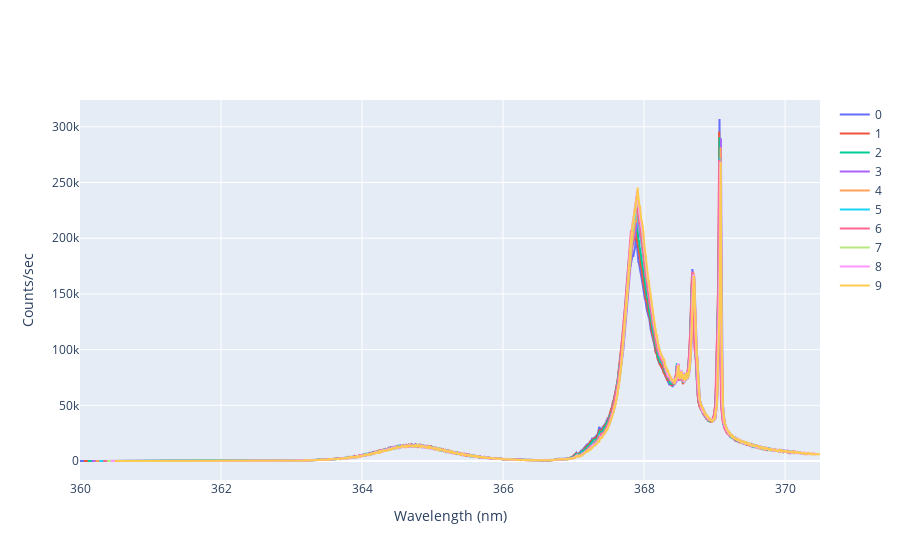

Here is the notebook cell this chart was saved with:
### Code cell
import numpy as np
import matplotlib.pyplot as plt
import pandas as pd
import plotly.express as px
import plotly.graph_objects as go

#E = hc/lambda in eV calculations
h = 6.6261*10**(-34) # m^2kg/s
c = 2.9979*10**8 # m/s
eV = 1.6022*10**(-19) # J
Conversion = h*c/eV

FileNames = [0]*10
for i in range(len(FileNames)):
    if i <= 1:
        string = '202007090%.0f' %(i+8)
    else:
        string = '20200709%.0f' %(i+8)
    FileNames[i] = [string]
    print(FileNames[i])

fig = go.Figure()

for j in range(len(FileNames)):
    
    
    Wavelength, Count = np.genfromtxt(FileNames[j][0], delimiter="\t", unpack = True, skip_header=4)
    #EnergyEV = [0]*len(Wavelength)
    
    #Wavelength = Wavelength*10**(-9)*1.000289
    EnergyEV = Conversion/Wavelength*1000
    
    Wavelength = [x + (0.055*j) for x in Wavelength]
    
    # Add traces
    fig.add_trace(go.Scatter(x=Wavelength, y=Count,
                    mode='lines',
                    name='%.0f' %j))

fig['layout']['xaxis'].update(title='Wavelength (nm)', autorange=True)
fig['layout']['yaxis'].update(title='Counts/sec', autorange=True)
fig.show()

### Figure 1 — Plotly figure (JSON) as saved in the notebook; plotly's stock layout.template omitted (floating-point values rounded to 4 significant figures; data arrays with more than 128 entries replaced by an {"elided": "..."} marker saying what was removed)
{"data": [{"mode": "lines", "name": "0", "type": "scatter", "x": {"elided": "2001 float values"}, "y": {"elided": "2001 int values"}}, {"mode": "lines", "name": "1", "type": "scatter", "x": {"elided": "2001 float values"}, "y": {"elided": "2001 int values"}}, {"mode": "lines", "name": "2", "type": "scatter", "x": {"elided": "2001 float values"}, "y": {"elided": "2001 int values"}}, {"mode": "lines", "name": "3", "type": "scatter", "x": {"elided": "2001 float values"}, "y": {"elided": "2001 int values"}}, {"mode": "lines", "name": "4", "type": "scatter", "x": {"elided": "2001 float values"}, "y": {"elided": "2001 int values"}}, {"mode": "lines", "name": "5", "type": "scatter", "x": {"elided": "2001 float values"}, "y": {"elided": "2001 int values"}}, {"mode": "lines", "name": "6", "type": "scatter", "x": {"elided": "2001 float values"}, "y": {"elided": "2001 int values"}}, {"mode": "lines", "name": "7", "type": "scatter", "x": {"elided": "2001 float values"}, "y": {"elided": "2001 int values"}}, {"mode": "lines", "name": "8", "type": "scatter", "x": {"elided": "2001 float values"}, "y": {"elided": "2001 int values"}}, {"mode": "lines", "name": "9", "type": "scatter", "x": {"elided": "2001 float values"}, "y": {"elided": "2001 int values"}}], "layout": {"xaxis": {"autorange": true, "title": {"text": "Wavelength (nm)"}}, "yaxis": {"autorange": true, "title": {"text": "Counts/sec"}}}}
